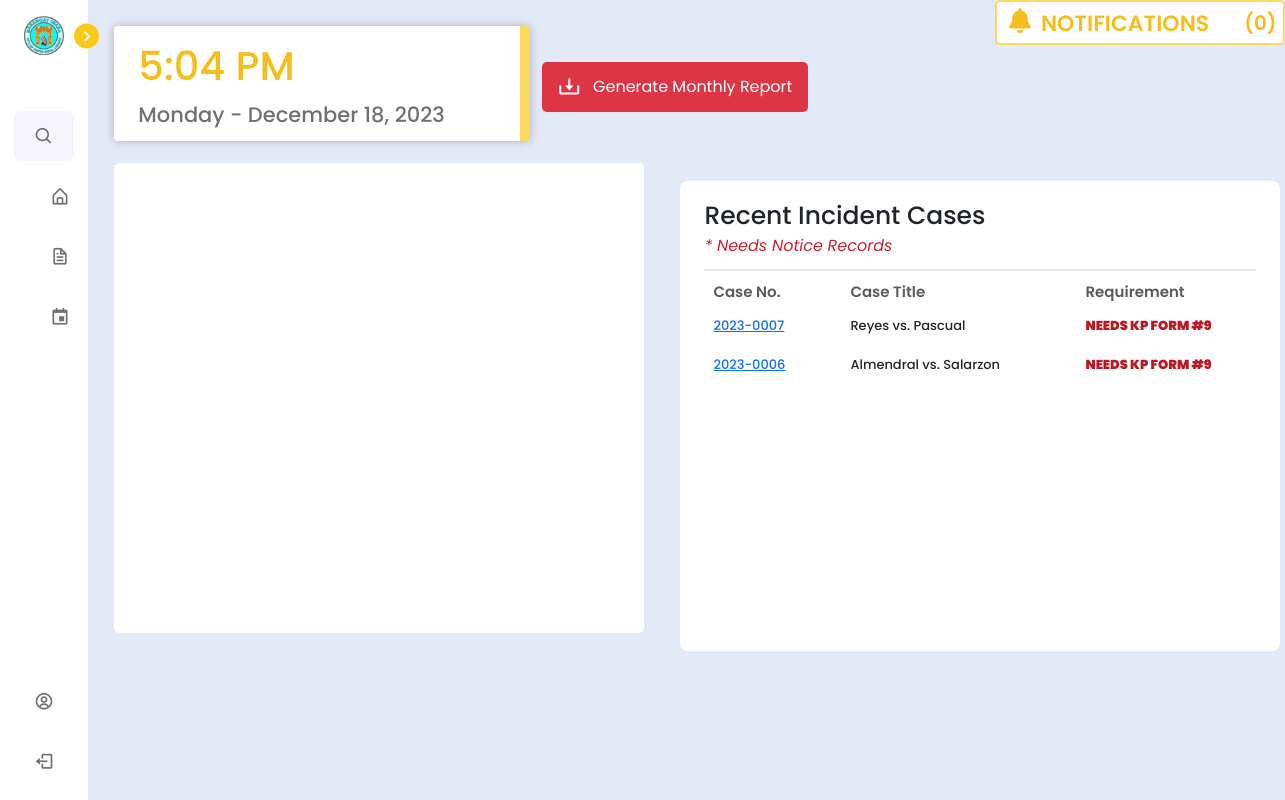
Page /barangay/lupon/home.php (signed in) on the earlier database version.
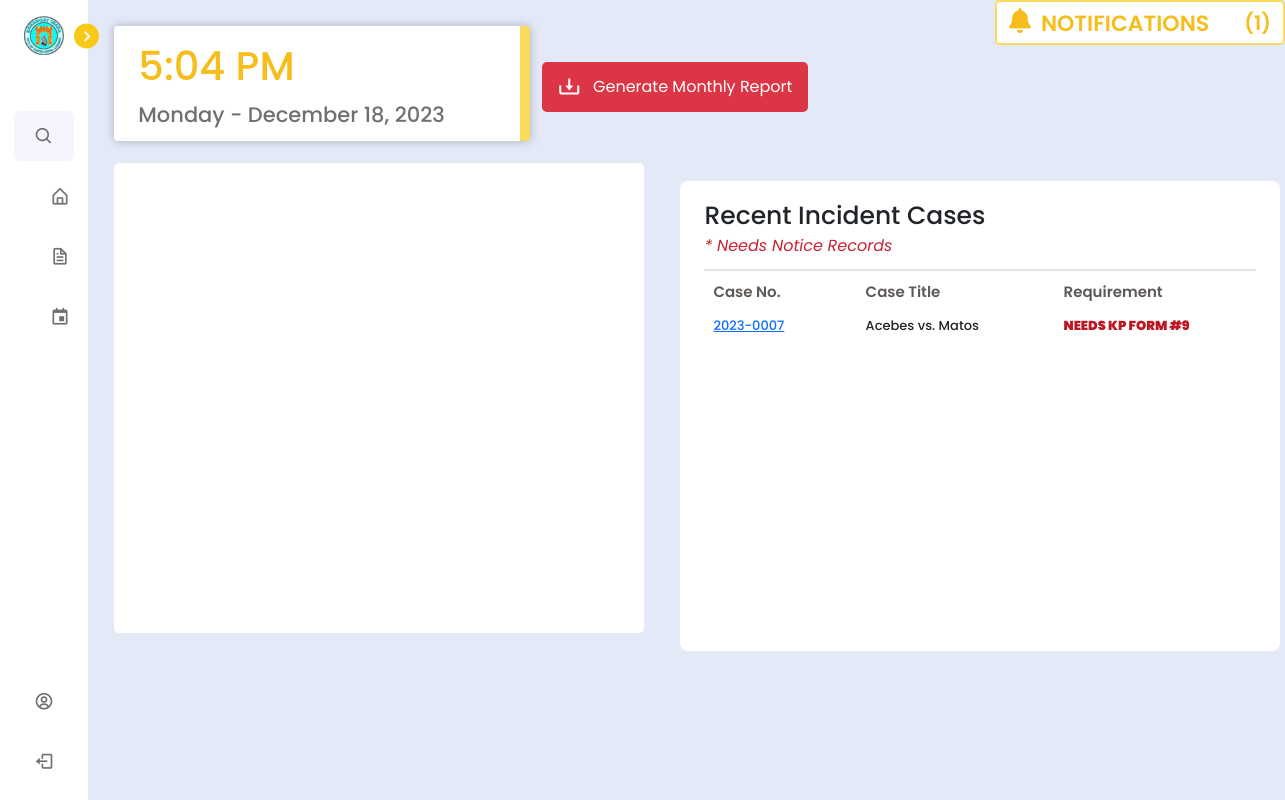
Same page on the later database version.
### tables this page shows
CREATE TABLE `notify_residents` (
  `notify_id` int(11) NOT NULL,
  `incident_case_number` varchar(50) DEFAULT NULL,
  `generate_summon` varchar(20) DEFAULT 'not generated',
  `generated_summon_timestamp` timestamp NULL DEFAULT NULL,
  `notify_summon` varchar(20) DEFAULT 'not notified',
  `generate_hearing` varchar(20) DEFAULT 'not generated',
  `notify_hearing` varchar(20) NOT NULL DEFAULT 'not notified',
  `hearing_notified` timestamp NULL DEFAULT NULL,
  `summon_notified` timestamp NULL DEFAULT NULL,
  `generate_pangkat` varchar(20) NOT NULL DEFAULT 'not generated',
  `notify_pangkat` varchar(20) NOT NULL DEFAULT 'not notified',
  `pangkat_notified` timestamp NULL DEFAULT NULL,
  `generate_arbitration` varchar(20) NOT NULL DEFAULT 'not generated',
  `generate_execution` varchar(20) NOT NULL DEFAULT 'not generated',
  `generated_hearing_timestamp` timestamp NULL DEFAULT NULL,
  `generated_pangkat_timestamp` timestamp NULL DEFAULT NULL,
  `generated_arbitration_timestamp` timestamp NULL DEFAULT NULL,
  `generated_execution_timestamp` timestamp NULL DEFAULT NULL
);

CREATE TABLE `incident_report` (
  `incident_id` int(11) NOT NULL,
  `complainant_last_name` varchar(255) NOT NULL,
  `complainant_first_name` varchar(255) NOT NULL,
  `complainant_middle_name` varchar(255) NOT NULL,
  `complainant_cellphone_number` varchar(20) NOT NULL,
  `complainant_house_address` varchar(255) NOT NULL,
  `respondent_last_name` varchar(255) NOT NULL,
  `respondent_first_name` varchar(255) NOT NULL,
  `respondent_middle_name` varchar(255) NOT NULL,
  `respondent_cellphone_number` varchar(20) NOT NULL,
  `respondent_house_address` varchar(255) NOT NULL,
  `incident_case_number` varchar(50) NOT NULL,
  `incident_case_type` varchar(100) NOT NULL,
  `incident_date` date NOT NULL,
  `description_of_violation` tinytext NOT NULL,
  `created_at` timestamp NOT NULL DEFAULT current_timestamp(),
  `submitter_first_name` varchar(50) DEFAULT NULL,
  `submitter_last_name` varchar(50) DEFAULT NULL,
  `lupon_id` int(11) DEFAULT NULL,
  `pb_id` int(11) NOT NULL,
  `other_incident_case_type` varchar(255) DEFAULT NULL
);

### barangay/lupon/home.php (the view, shortened to what the changed rows need)
<?php
include '../../config.php';
$email = $_SESSION['email_address'];
?>
<!DOCTYPE html>
<html lang="en">
<head>
    <link href='https://unpkg.com/boxicons@2.1.1/css/boxicons.min.css' rel='stylesheet'>
    <link rel="stylesheet" href="https://cdnjs.cloudflare.com/ajax/libs/font-awesome/6.4.2/css/all.min.css" />
    <link rel="stylesheet" href="../../node_modules/bootstrap/dist/css/bootstrap.min.css">
    <link rel="stylesheet" href="../../css/lupon_home.css">
    <link href="https://cdn.jsdelivr.net/npm/fullcalendar@5.9.0/main.css" rel="stylesheet">
</head>
<body>
<?php include 'navbar.php';?>
<section class="home" style="margin-top: -10px;">
    <div class="datetime-container" style="display: flex;">
        <?php
        $selectLuponId = mysqli_query($conn, "SELECT pb_id FROM `lupon_accounts` WHERE email_address = '$email'");
        $row = mysqli_fetch_assoc($selectLuponId);
        $pb_id = $row['pb_id'];
        $currentTimestamp = date('Y-m-d H:i:s');
        $select = mysqli_query($conn, "
            SELECT execution_notice.incident_case_number AS incident_case_number
            FROM `execution_notice`
            WHERE execution_notice.pb_id = $pb_id
              AND execution_notice.timestamp >= DATE_SUB('$currentTimestamp', INTERVAL 2 DAY)
        ") or die('query failed');
        $notifications = array();
        while ($row = mysqli_fetch_assoc($select)) {
            $incident_case_number = $row['incident_case_number'];
            $link = 'case_reportPage2.php?incident_case_number=' . $incident_case_number;
            $notification =
                'Case <a href="' . $link . '" style="font-size: 11px;">#' . substr($incident_case_number, 0, 9) . '</a> Motion for Execution has been validated.';
            $notifications[] = $notification;
        }
        echo '<div class="notification-box" style="cursor: default;">';
        echo '<div class="online" style="display: flex; margin-top: -5px;">';
        echo '<div class="dropdown">';
        echo '<p id="notificationCount" style="margin-left: 35px; margin-top: -1px; font-weight: 600; font-size: 20px; cursor: pointer;">(' . count($notifications) . ')</p>';
        echo '</div>';
        echo '</div>';
        echo '</div>';
        ?>
    </div>
    <div class="home-container" style="display: flex;">
        <div class="incident-case-table">
            <div class="head-text">
                <div class="table-container" style="max-height: 310px; overflow-y: hidden; overflow-x: hidden; margin-top: -1%;">
                    <table class="incident-table" style="width: 570px; padding: 10px 10px; margin-left: 9px;">
                        <thead>
                            <tr>
                                <th>Case No.</th>
                                <th>Case Title</th>
                                <th>Requirement</th>
                            </tr>
                        </thead>
                        <tbody id="tableBody" style="overflow-y: hidden;">
                            <?php
                            $selectLuponId = mysqli_query($conn, "SELECT pb_id FROM `lupon_accounts` WHERE email_address = '$email'");
                            $row = mysqli_fetch_assoc($selectLuponId);
                            $pb_id = $row['pb_id'];
                            $select = mysqli_query($conn, "
                            SELECT
                                incident_report.incident_case_number AS incident_case_number,
                                incident_report.complainant_last_name AS complainant_last_name,
                                incident_report.respondent_last_name AS respondent_last_name,
                                incident_report.created_at AS created_at,
                                incident_report.submitter_first_name AS submitter_first_name,
                                incident_report.submitter_last_name AS submitter_last_name,
                                notify_residents.generate_summon AS generate_summon,
                                notify_residents.generate_hearing AS generate_hearing
                            FROM `incident_report`
                            LEFT JOIN `notify_residents` ON incident_report.incident_case_number = notify_residents.incident_case_number
                            LEFT JOIN `amicable_settlement` ON incident_report.incident_case_number = amicable_settlement.incident_case_number
                            WHERE (notify_residents.generate_summon = 'not generated' OR notify_residents.generate_hearing = 'not generated' OR notify_residents.generate_summon IS NULL OR notify_residents.generate_hearing IS NULL)
                                AND incident_report.pb_id = $pb_id
                            ORDER BY incident_report.created_at DESC
                        ") or die('query failed');
                            if (mysqli_num_rows($select) === 0) {
                                echo '<tr><td colspan="3" style="font-size: 22px; font-weight: 600; text-transform: capitalize;">No Incident Cases with Incomplete Notice</td></tr>';
                            } else {
                                while ($fetchCases = mysqli_fetch_assoc($select)) {
                                    $incident_case_number = $fetchCases['incident_case_number'];
                                    $checkHearingTable = mysqli_query($conn, "SELECT * FROM `hearing` WHERE incident_case_number = '$incident_case_number'");
                                    if (mysqli_num_rows($checkHearingTable) === 0) {
                                        echo '<tr>';
                                        echo '<td><a href="hearing_schedule.php?incident_case_number=' . $incident_case_number . '" target="_blank">' . htmlspecialchars(substr($incident_case_number, 0, 9)) . '</a></td>';
                                        echo '<td>' . $fetchCases['complainant_last_name'] . ' vs. ' . $fetchCases['respondent_last_name'] . '</td>';
                                        echo '<td>';
                                        if ($fetchCases['generate_summon'] === 'not generated' && $fetchCases['generate_hearing'] === 'form generated') {
                                            echo '<span class="to-notify">NEEDS KP FORM #9</span>';
                                        } elseif ($fetchCases['generate_hearing'] === 'not generated' && $fetchCases['generate_summon'] === 'form generated') {
                                            echo '<span class="to-notify">NEEDS KP FORM #8</span>';
                                        } else {
                                            echo '<span style="font-weight: 900;">SET HEARING SCHEDULE</span>';
                                        }
                                        echo '</tr>';
                                    } else {
                                        echo '<tr>';
                                        echo '<td><a href="notice_forms.php?incident_case_number=' . $incident_case_number . '" target="_blank">' . htmlspecialchars(substr($incident_case_number, 0, 9)) . '</a></td>';
                                        echo '<td>' . $fetchCases['complainant_last_name'] . ' vs. ' . $fetchCases['respondent_last_name'] . '</td>';
                                        echo '<td>';
        if ($fetchCases['generate_summon'] === 'not generated' && $fetchCases['generate_hearing'] === 'form generated') {
            echo '<span class="to-notify">NEEDS KP FORM #9</span>';
        } elseif ($fetchCases['generate_hearing'] === 'not generated' && $fetchCases['generate_summon'] === 'form generated') {
            echo '<span class="to-notify">NEEDS KP FORM #8</span>';
        } else {
            echo '<span class="to-notify">NEED KP FORM #8 AND #9</span>';
        }
        echo '</td>';
                                        echo '</tr>';
                                    }
                                }
                            }
                            ?>
                        </tbody>
                    </table>
                </div>
            </div>
        </div>
    </div>
</section>
</body>
</html>

Differences in the rows shown:
removed notify_residents: incident_report.incident_case_number "2023-0007", incident_report.complainant_last_name "Reyes", incident_report.respondent_last_name "Pascual", generate_summon "NEEDS KP FORM #9"
no longer on this page (row edited): notify_residents: incident_report.incident_case_number "2023-0006", incident_report.complainant_last_name "Almendral", incident_report.respondent_last_name "Salarzon", generate_summon "NEEDS KP FORM #9"
added notify_residents: incident_report.incident_case_number "2023-0007", incident_report.complainant_last_name "Acebes", incident_report.respondent_last_name "Matos", generate_summon "NEEDS KP FORM #9"
Other differences:
count($notifications): "0" → "1"
